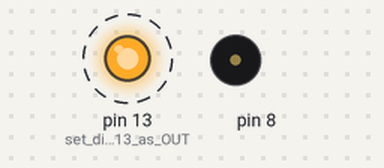
The sketch below on a simulated Arduino Uno, built with avr-gcc and run on an emulated ATmega328P. On the bench: output pins drawn as LEDs (lit = HIGH), buzzer (waves = sounding). Dashed ring = blinking.

Above: at 0.05 s.
At 2.85 s:
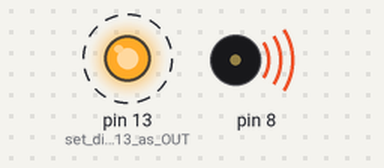
Timing chart, 0 to 3.1 s (numbered marks = the images above):
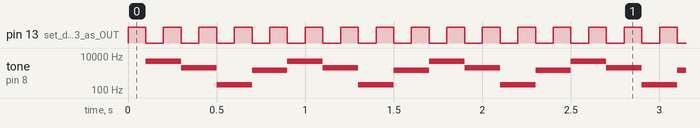

The sketch:

Aled.ino
```cpp
void setup() {
pinMode(13,OUTPUT);  //set digital pin 13 as OUTPUT pin
pinMode(8,OUTPUT);

}
void loop(){
// this loop runs continuously i.e, LED Blinks with a time period of 2 seconds

digitalWrite(13,HIGH);
delay(100);
tone(8, 5000, 200);
digitalWrite(13,LOW);
delay(100);

digitalWrite(13,HIGH);
delay(100);
tone(8, 2000, 200);
digitalWrite(13,LOW);
delay(100);

digitalWrite(13,HIGH);
delay(100);
tone(8, 200, 200);
digitalWrite(13,LOW);
delay(100);

digitalWrite(13,HIGH);
delay(100);
tone(8, 1500, 200);
digitalWrite(13,LOW);
delay(100);
}
```

Measured:
- by itself, pin 13 (set_digital_pin_13_as_OUT): alternates HIGH for 0.10 s and LOW for 0.10 s
- by itself, tone on pin 8: repeats every 0.80 s: 2000 Hz 0.20 s, 200 Hz 0.20 s, 1500 Hz 0.20 s, 5000 Hz 0.20 s
